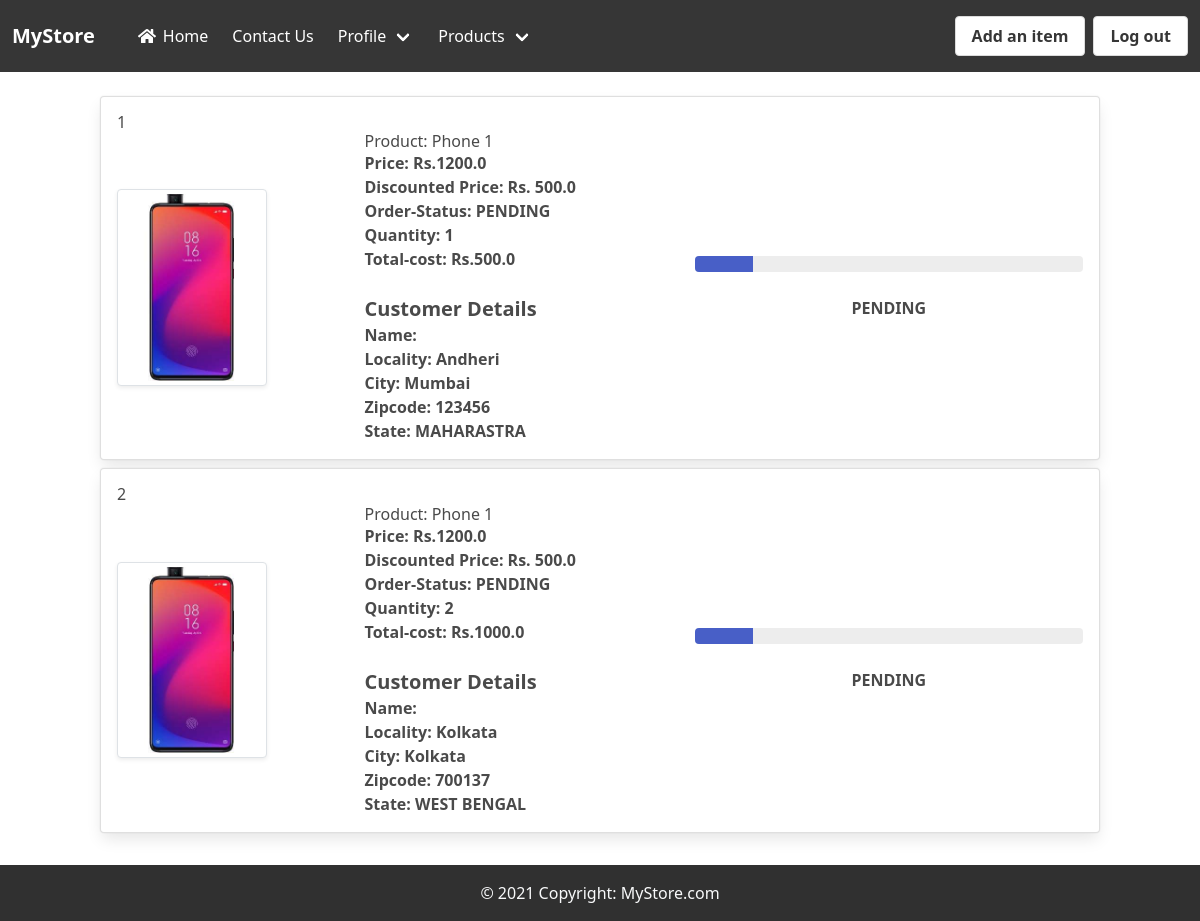
Before: /seller/order_placed/ (signed in) with the older database file.
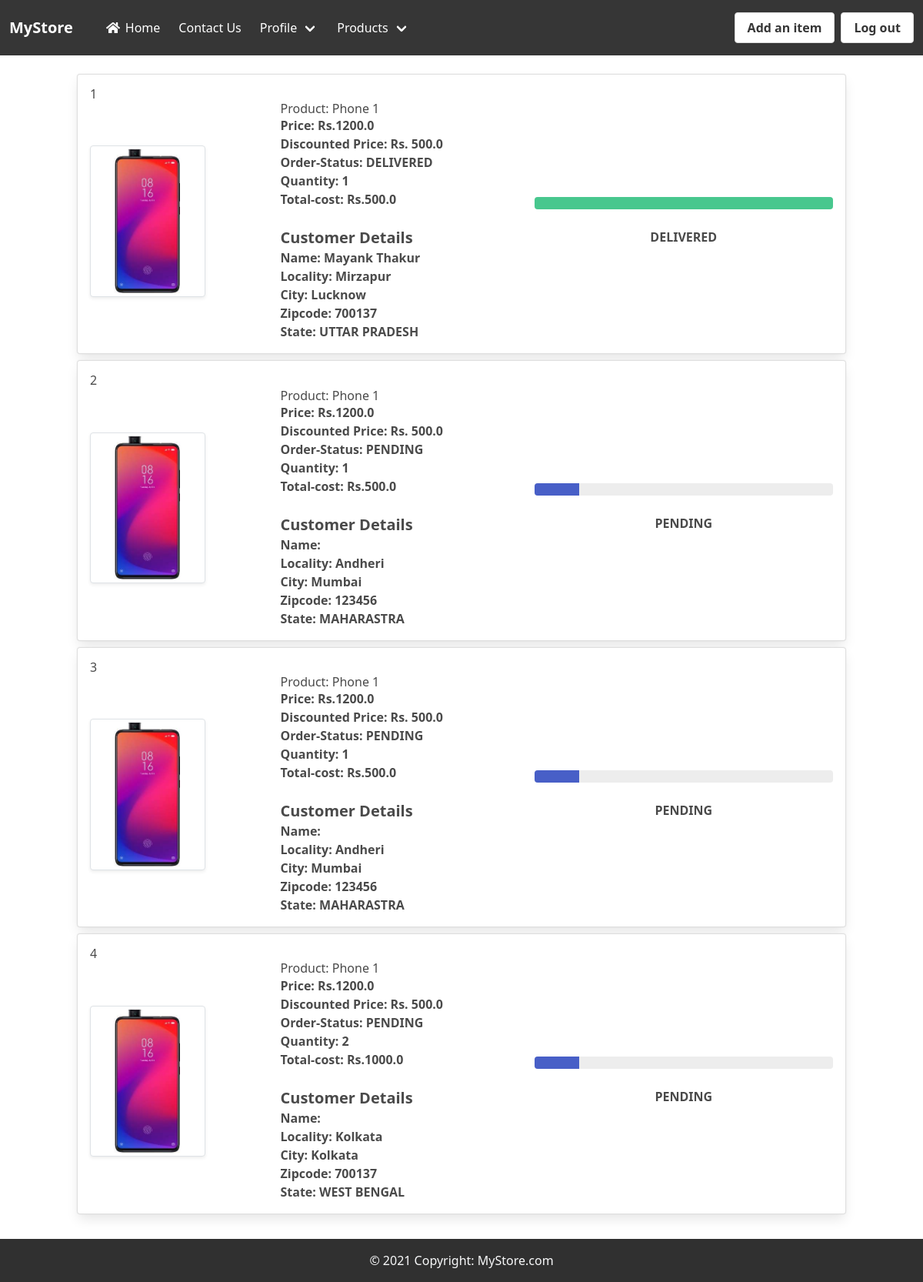
After: the same page with the newer database file.
### app/models.py (models this page shows, shortened)
class Confirmation(models.Model):
    user = models.ForeignKey(User, on_delete=models.CASCADE)
    customer = models.ForeignKey(Customer, on_delete=models.CASCADE)
    product = models.ForeignKey(Product, on_delete=models.CASCADE)
    quantity = models.PositiveIntegerField(default=0)
    order_date = models.DateTimeField(auto_now_add=True)
    order_status = models.CharField(
        choices=STATUS_CHOICES, max_length=50, default='PENDING')
    seller_id = models.CharField(max_length=10, default="000")
    class Meta:
        verbose_name_plural = "confirmation"
    @property
    def total_cost(self):
        return self.quantity * self.product.discountedPrice

class Product(models.Model):
    is_verified = models.BooleanField(default=False)
    name = models.CharField(max_length=300)
    description = models.TextField()
    price = models.FloatField()
    discountedPrice = models.FloatField()
    category = models.CharField(choices=Category_choices, max_length=3)
    brand = models.CharField(max_length=200)
    image = models.ImageField(upload_to='productimg')
    seller = models.IntegerField(default="00")

class Customer(models.Model):
    user = models.ForeignKey(User, on_delete=models.CASCADE)
    name = models.CharField(max_length=200)
    locality = models.CharField(max_length=300)
    city = models.CharField(max_length=100)
    zipcode = models.CharField(max_length=6)
    state = models.CharField(choices=STATE_CHOICES, max_length=50)
    class Meta:
        verbose_name_plural = 'customer'

### seller/views.py (the view)
# urls.py: path('order_placed/', views.order_placed, name="order-placed"),
@login_required
def order_placed(request):
    user = request.user
    confirmations = Confirmation.objects.filter(seller_id=user.id).order_by('id').reverse()
    if confirmations:
        return render(request, 'seller/order_placed.html', {'confirmations': confirmations})
    else:
        return render(request, 'seller/no_confirmations.html')

### seller/templates/seller/order_placed.html (shortened to what this page needs)
{% extends 'seller/core/base.html' %}
{% block content %}
{% for c in confirmations %}
<div class="container col-sm">
    <div class="card mb-2">
        <div class="card-body hover:bg-gray-300">
            <div class="row">
                <h5>{{forloop.counter}}</h5>
                <div class="col-sm-3 text-center align-self-center">
                    {% if c.product.image %}
                    <a href="{% url 'seller:product-detail' c.id %}" class="mx-auto"><img src="{{c.product.image.url}}" alt=""
                            srcset="" class="img-fluid img-thumbnail shadow-sm" height="150" width="150"></a>
                    {% endif %}
                </div>
                <div class="col-sm-4">
                    <h5>Product: {{c.product.name}}</h5>
                    <p class="fw-bold">Price: Rs.{{c.product.price}}</p>
                    <p class="fw-bold">Discounted Price: Rs. {{c.product.discountedPrice}}</p>
                    <p class="fw-bold">Order-Status: {{c.order_status}}</p>
                    <p class="fw-bold">Quantity: {{c.quantity}}</p>
                    <p class="fw-bold">Total-cost: Rs.{{c.total_cost}}</p>
                    <br>
                    <h3 class="text-xl"><b>Customer Details</b></h3>
                    <p class="fw-bold">Name: {{c.customer.name}}</p>
                    <p class="fw-bold">Locality: {{c.customer.locality}}</p>
                    <p class="fw-bold">City: {{c.customer.city}}</p>
                    <p class="fw-bold">Zipcode: {{c.customer.zipcode}}</p>
                    <p class="fw-bold">State: {{c.customer.state}}</p>
                </div>
                <div class="col-sm-5 my-auto">
                    {% ifequal c.order_status 'PENDING' %}
                        <progress class="progress is-link mx-auto" value="15" max="100">15%</progress>
                        <p class="text-center"><b>{{c.order_status}}</b></p>
                    {% endifequal %}
                    {% ifequal c.order_status 'DELIVERED' %}
                        <progress class="progress is-success mx-auto" value="100" max="100">100%</progress>
                        <p class="text-center"><b>{{c.order_status}}</b></p>
                    {% endifequal %}
                </div>
            </div>
        </div>
    </div>
</div>
{% endfor %}
{% endblock %}

### seller/templates/seller/core/base.html (shortened to what this page needs)
<!DOCTYPE html>
{% load static %}
<html lang="en">
<head>
    <link rel="stylesheet" href="https://cdn.jsdelivr.net/npm/bulma@0.9.2/css/bulma.min.css">
    <link href="https://cdn.jsdelivr.net/npm/bootstrap@5.0.1/dist/css/bootstrap.min.css" rel="stylesheet">
    <link href="https://unpkg.com/tailwindcss@^2/dist/tailwind.min.css" rel="stylesheet">
</head>
<body>
    <nav class="navbar is-dark" role="navigation" aria-label="main navigation">
        <div class="navbar-brand">
          <a class="navbar-item" href="{% url 'app:homepage' %}">
            <b>MyStore</b>
          </a>
        </div>
        <div id="navbarBasicExample" class="navbar-menu">
          <div class="navbar-start">
            <a class="navbar-item" href="{% url 'seller:seller' %}">
                <span class="icon-text">
                    <span class="icon">
                      <i class="fas fa-home"></i>
                    </span>
                    <span>Home</span>
                  </span>
            </a>
            <a class="navbar-item">
              Contact Us
            </a>
            <div class="navbar-item has-dropdown is-hoverable">
              <a class="navbar-link">
                Profile
              </a>
            </div>
            <div class="navbar-item has-dropdown is-hoverable">
              <a class="navbar-link">
                Products
              </a>
            </div>
          </div>
          <div class="navbar-end">
            <div class="navbar-item">
              <div class="buttons">
                {% if request.user.is_authenticated %}
                  <a class="button hover:bg-yellow-300" href="{% url 'seller:add-items' %}">
                    <strong>Add an item</strong>
                  </a>
                  <a class="button hover:bg-yellow-300" href="{% url 'app:logout' %}">
                    <strong>Log out</strong>
                  </a>
                {% endif %}
              </div>
            </div>
          </div>
        </div>
      </nav>
      <br>
      {% block content %}{% endblock %}
      <br>
      <footer class="text-center text-white" style="background-color: #f1f1f1;">
        <div class="text-center text-light p-3" style="background-color: rgba(0, 0, 0, 0.8);">
          © 2021 Copyright:
          <a class="hover:text-white" href="{% url 'app:homepage' %}">MyStore.com</a>
        </div>
      </footer>
</body>
</html>

Changed rows visible on the page:
added Confirmation: product.image (picture), product.name "Phone 1", product.price "1200.0", product.discountedPrice "500.0", order_status "DELIVERED", quantity "1", total_cost "500.0", customer.name "Mayank Thakur", customer.locality "Mirzapur", customer.city "Lucknow", customer.zipcode "700137", customer.state "UTTAR PRADESH"
added Confirmation: product.image (picture), product.name "Phone 1", product.price "1200.0", product.discountedPrice "500.0", order_status "PENDING", quantity "1", total_cost "500.0", customer.locality "Andheri", customer.city "Mumbai", customer.zipcode "123456", customer.state "MAHARASTRA"
